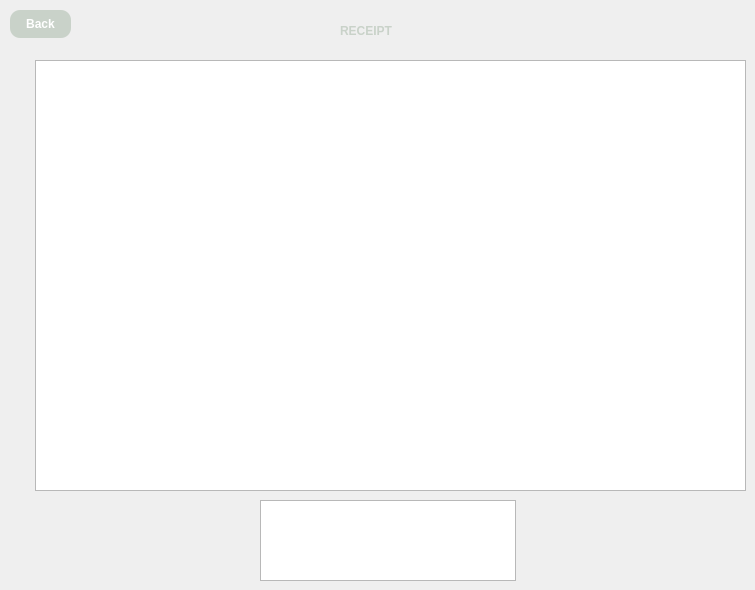
   <widget class="QWidget" name="page_29">
    <widget class="QTableWidget" name="tableWidget_receipt">
     <property name="geometry">
      <rect>
       <x>35</x>
       <y>60</y>
       <width>711</width>
       <height>431</height>
      </rect>
     </property>
     <property name="styleSheet">
      <string notr="true">QTableWidget {
	font-size: 18px;
}</string>
     </property>
     <property name="editTriggers">
      <set>QAbstractItemView::NoEditTriggers</set>
     </property>
    </widget>
    <widget class="QPushButton" name="back_pushbutton">
     <property name="geometry">
      <rect>
       <x>10</x>
       <y>10</y>
       <width>61</width>
       <height>28</height>
      </rect>
     </property>
     <property name="styleSheet">
      <string notr="true">QPushButton {
	background: rgba(110,140,112, 0.3);
	border-style: inset;
	border-radius: 10px;
	color: white;;
	font-weight: bold;
}

QPushButton:hover {
	background: rgba(110,140,112, 0.7);
	color: beige;
}</string>
     </property>
     <property name="text">
      <string>Back</string>
     </property>
    </widget>
    <widget class="QLabel" name="label_receipt">
     <property name="geometry">
      <rect>
       <x>340</x>
       <y>10</y>
       <width>91</width>
       <height>41</height>
      </rect>
     </property>
     <property name="styleSheet">
      <string notr="true">QLabel {
	color: rgba(110,140,112, 0.3);
	font-weight: bold;
}

QLabel:hover {
	color: rgba(110,140,112, 0.8);
}</string>
     </property>
     <property name="text">
      <string>RECEIPT </string>
     </property>
    </widget>
    <widget class="QTableWidget" name="tableWidget_totalPurchase">
     <property name="geometry">
      <rect>
       <x>260</x>
       <y>500</y>
       <width>256</width>
       <height>81</height>
      </rect>
     </property>
    </widget>
   </widget>
